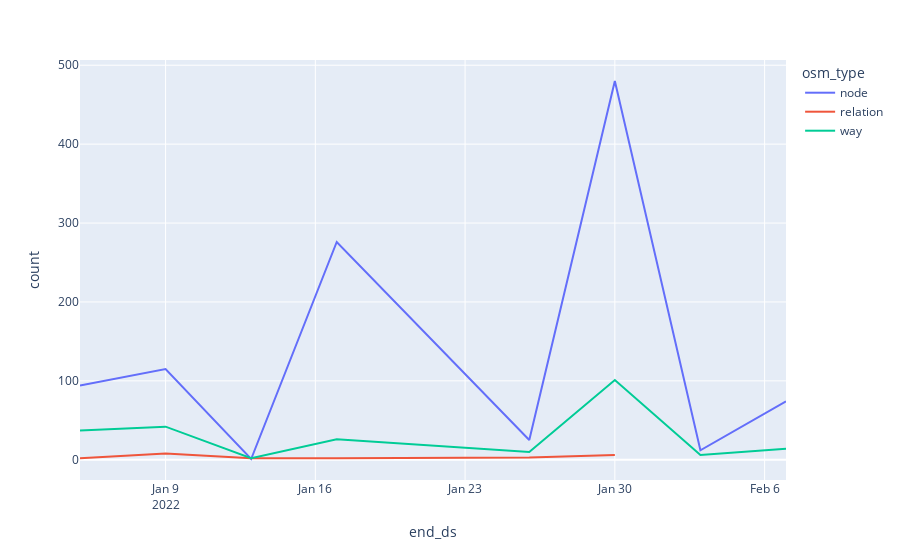

Source (notebook cell):
### Code cell
fig = px.line(df_byDay_osmType, x="end_ds", y="count",color="osm_type")
fig.show()

### Figure 1 — Plotly figure (JSON) as saved in the notebook; plotly's stock layout.template omitted (floating-point values rounded to 4 significant figures)
{"data": [{"hovertemplate": "osm_type=node<br>end_ds=%{x}<br>count=%{y}<extra></extra>", "legendgroup": "node", "line": {"color": "#636efa", "dash": "solid"}, "marker": {"symbol": "circle"}, "mode": "lines", "name": "node", "orientation": "v", "showlegend": true, "type": "scatter", "x": ["2022-01-05", "2022-01-09", "2022-01-13", "2022-01-17", "2022-01-26", "2022-01-30", "2022-02-03", "2022-02-07"], "xaxis": "x", "y": [94, 115, 1, 276, 25, 480, 12, 74], "yaxis": "y"}, {"hovertemplate": "osm_type=relation<br>end_ds=%{x}<br>count=%{y}<extra></extra>", "legendgroup": "relation", "line": {"color": "#EF553B", "dash": "solid"}, "marker": {"symbol": "circle"}, "mode": "lines", "name": "relation", "orientation": "v", "showlegend": true, "type": "scatter", "x": ["2022-01-05", "2022-01-09", "2022-01-13", "2022-01-17", "2022-01-26", "2022-01-30"], "xaxis": "x", "y": [2, 8, 2, 2, 3, 6], "yaxis": "y"}, {"hovertemplate": "osm_type=way<br>end_ds=%{x}<br>count=%{y}<extra></extra>", "legendgroup": "way", "line": {"color": "#00cc96", "dash": "solid"}, "marker": {"symbol": "circle"}, "mode": "lines", "name": "way", "orientation": "v", "showlegend": true, "type": "scatter", "x": ["2022-01-05", "2022-01-09", "2022-01-13", "2022-01-17", "2022-01-26", "2022-01-30", "2022-02-03", "2022-02-07"], "xaxis": "x", "y": [37, 42, 2, 26, 10, 101, 6, 14], "yaxis": "y"}], "layout": {"legend": {"title": {"text": "osm_type"}, "tracegroupgap": 0}, "margin": {"t": 60}, "xaxis": {"anchor": "y", "domain": [0, 1], "title": {"text": "end_ds"}}, "yaxis": {"anchor": "x", "domain": [0, 1], "title": {"text": "count"}}}}
